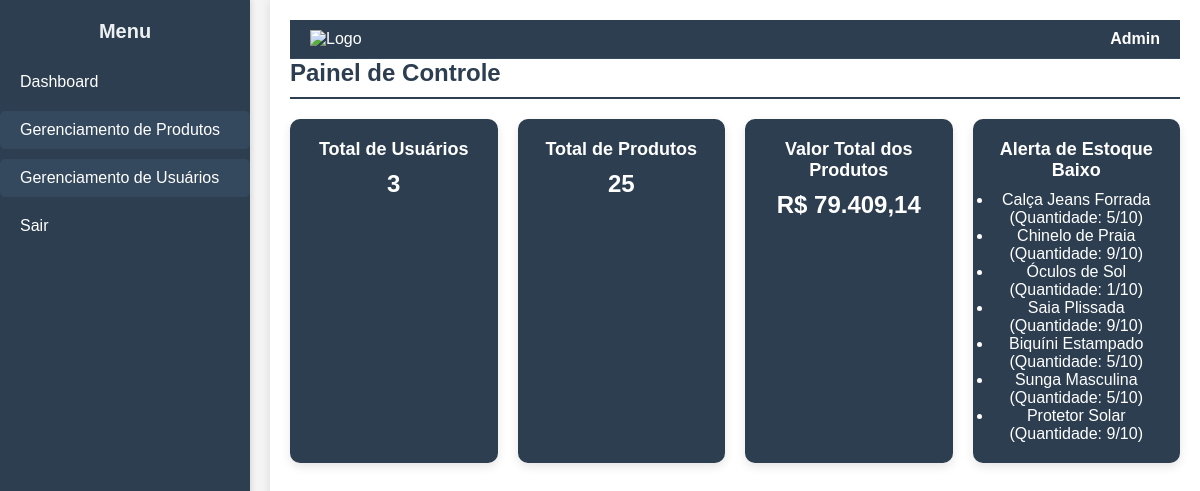
/dashboard.php (signed in), run on the app's committed database.
### tables this page shows
CREATE TABLE `produtos` (
  `id` int(11) NOT NULL,
  `nome` varchar(100) NOT NULL,
  `descricao` text DEFAULT NULL,
  `quantidade` int(11) NOT NULL,
  `preco` decimal(10,2) NOT NULL,
  `categoria_id` int(11) DEFAULT NULL,
  `estoque_minimo` int(11) DEFAULT 10
);

### dashboard.php (the view, shortened to what this page needs)
<?php
include_once 'db/connect.php';
$stmt = $pdo->query("SELECT COUNT(*) AS total_usuarios FROM usuarios");
$total_usuarios = $stmt->fetch(PDO::FETCH_ASSOC)['total_usuarios'];
$stmt = $pdo->query("SELECT COUNT(*) AS total_produtos FROM produtos");
$total_produtos = $stmt->fetch(PDO::FETCH_ASSOC)['total_produtos'];
$stmt = $pdo->query("SELECT SUM(preco * quantidade) AS valor_total_produtos FROM produtos");
$valor_total_produtos = $stmt->fetch(PDO::FETCH_ASSOC)['valor_total_produtos'];
$valor_total_produtos = number_format($valor_total_produtos, 2, ',', '.');
$stmt = $pdo->query("SELECT * FROM produtos WHERE quantidade <= estoque_minimo");
$produtos_baixo_estoque = $stmt->fetchAll(PDO::FETCH_ASSOC);
?>
<!DOCTYPE html>
<html lang="pt-br">
<head>
    <link rel="stylesheet" href="css/style.css">
</head>
<body>
    <div class="container">
        <?php include_once 'includes/sidebar.php'; ?>
        <main class="content">
            <header class="header">
                <div class="logo">
                <img src="https://bluefocus.com.br/sites/default/files/styles/medium/public/estoque.png?itok=1yVi8VcO" alt="Logo" width="50">
                </div>
                <div class="user-info">
                    <span class="user-name"><?= htmlspecialchars($_SESSION['nome']) ?></span>
                </div>
            </header>
            <h2>Painel de Controle</h2>
            <div class="cards-container">
                <div class="card">
                    <h3>Total de Usuários</h3>
                    <p><?= $total_usuarios ?></p>
                </div>
                <div class="card">
                    <h3>Total de Produtos</h3>
                    <p><?= $total_produtos ?></p>
                </div>
                <div class="card">
                    <h3>Valor Total dos Produtos</h3>
                    <p>R$ <?= $valor_total_produtos ?></p>
                </div>
                <div class="card">
                    <h3>Alerta de Estoque Baixo</h3>
                    <?php if (count($produtos_baixo_estoque) > 0): ?>
                        <ul>
                            <?php foreach ($produtos_baixo_estoque as $produto): ?>
                                <li>
                                    <?= htmlspecialchars($produto['nome']) ?>
                                    (Quantidade: <?= $produto['quantidade'] ?>/<?= $produto['estoque_minimo'] ?>)
                                </li>
                            <?php endforeach; ?>
                        </ul>
                    <?php else: ?>
                        <p>Nenhum produto com estoque baixo.</p>
                    <?php endif; ?>
                </div>
            </div>
        </main>
    </div>
</body>
</html>

### css/style.css (style rules this page uses)
* { margin: 0; padding: 0; box-sizing: border-box; }
body { font-family: Arial, sans-serif; background-color: #f4f4f4; display: flex; min-height: 100vh; }
.header { display: flex; justify-content: space-between; align-items: center; padding: 10px 20px; background-color: #2c3e50; color: white; font-size: 16px; border-bottom: 1px solid #34495e; }
.header .logo img { height: 40px; }
.header .user-info { position: relative; cursor: pointer; }
.header .user-name { font-weight: bold; font-size: 16px; }
.container { display: flex; width: 100%; }
.content { margin-left: 270px; padding: 20px; width: calc(100% - 270px); background-color: #ffffff; box-shadow: 0 0 10px rgba(0, 0, 0, 0.1); min-height: 100vh; transition: margin-left 0.3s ease; }
.content h2 { color: #2c3e50; font-size: 24px; margin-bottom: 20px; border-bottom: 2px solid #2c3e50; padding-bottom: 10px; }
.cards-container { display: flex; gap: 20px; margin-top: 20px; flex-wrap: wrap; }
.card { background-color: #2c3e50; color: white; padding: 20px; border-radius: 10px; text-align: center; flex: 1; min-width: 200px; box-shadow: 0 4px 10px rgba(0, 0, 0, 0.1); transition: transform 0.3s ease, box-shadow 0.3s ease; }
.card h3 { font-size: 18px; margin-bottom: 10px; }
.card p { font-size: 24px; font-weight: bold; }

### data on the page
produtos: nome "Calça Jeans Forrada", quantidade "5", estoque_minimo "10"
produtos: nome "Chinelo de Praia", quantidade "9", estoque_minimo "10"
produtos: nome "Óculos de Sol", quantidade "1", estoque_minimo "10"
produtos: nome "Saia Plissada", quantidade "9", estoque_minimo "10"
produtos: nome "Biquíni Estampado", quantidade "5", estoque_minimo "10"
produtos: nome "Sunga Masculina", quantidade "5", estoque_minimo "10"
produtos: nome "Protetor Solar", quantidade "9", estoque_minimo "10"

### other printed values
$_SESSION['nome'] "Admin"
$total_usuarios "3"
$total_produtos "25"
$valor_total_produtos "79.409,14"
